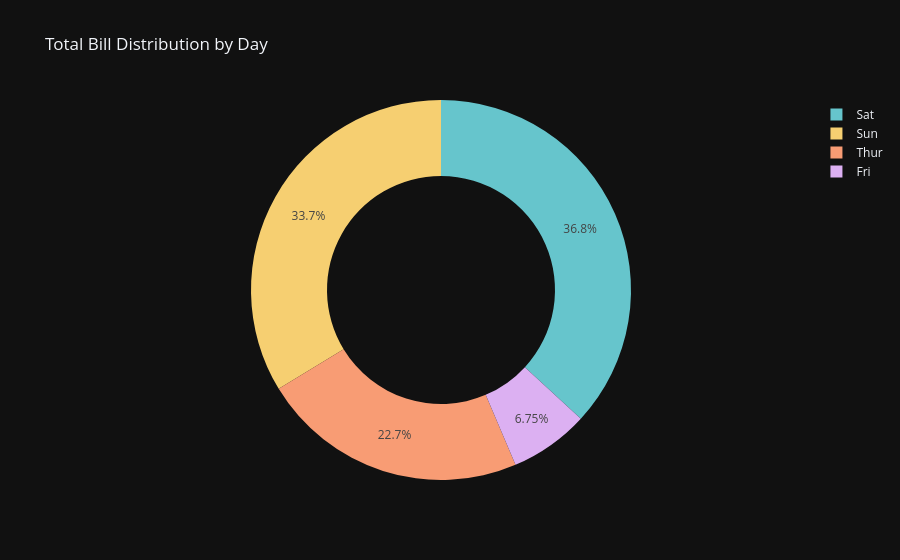

Here is the notebook cell this chart was saved with:
### Code cell
px.pie(data_frame=df_tips,names='day',values='total_bill',title='Total Bill Distribution by Day',template='plotly_dark',labels={'day':'Day of the Week','total_bill':'Total Bill'},color_discrete_sequence=px.colors.qualitative.Pastel,hole=0.6)

### Figure 1 — Plotly figure (JSON) as saved in the notebook; plotly's stock layout.template omitted (floating-point values rounded to 4 significant figures; data arrays with more than 128 entries replaced by an {"elided": "..."} marker saying what was removed)
{"data": [{"domain": {"x": [0, 1], "y": [0, 1]}, "hole": 0.6, "hovertemplate": "Day of the Week=%{label}<br>Total Bill=%{value}<extra></extra>", "labels": {"elided": "244 str values"}, "legendgroup": "", "name": "", "showlegend": true, "type": "pie", "values": {"elided": "244 float values"}}], "layout": {"legend": {"tracegroupgap": 0}, "piecolorway": ["rgb(102, 197, 204)", "rgb(246, 207, 113)", "rgb(248, 156, 116)", "rgb(220, 176, 242)", "rgb(135, 197, 95)", "rgb(158, 185, 243)", "rgb(254, 136, 177)", "rgb(201, 219, 116)", "rgb(139, 224, 164)", "rgb(180, 151, 231)", "rgb(179, 179, 179)"], "title": {"text": "Total Bill Distribution by Day"}}}
